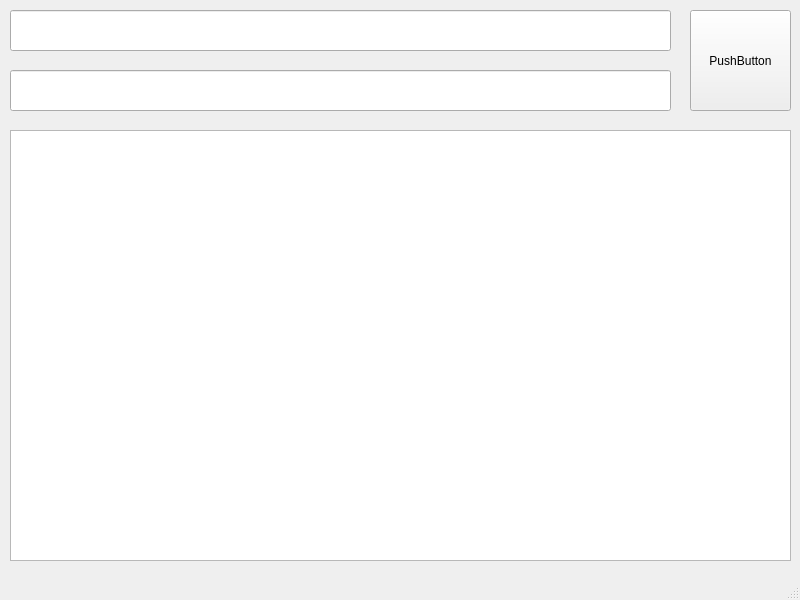
<?xml version="1.0" encoding="UTF-8"?>
<ui version="4.0">
 <class>MainWindow</class>
 <widget class="QMainWindow" name="MainWindow">
  <property name="geometry">
   <rect>
    <x>0</x>
    <y>0</y>
    <width>800</width>
    <height>600</height>
   </rect>
  </property>
  <property name="windowTitle">
   <string>MainWindow</string>
  </property>
  <widget class="QWidget" name="centralwidget">
   <widget class="QLineEdit" name="lineEdit">
    <property name="geometry">
     <rect>
      <x>10</x>
      <y>10</y>
      <width>661</width>
      <height>41</height>
     </rect>
    </property>
   </widget>
   <widget class="QLineEdit" name="lineEdit_2">
    <property name="geometry">
     <rect>
      <x>10</x>
      <y>70</y>
      <width>661</width>
      <height>41</height>
     </rect>
    </property>
   </widget>
   <widget class="QPushButton" name="pushButton">
    <property name="geometry">
     <rect>
      <x>690</x>
      <y>10</y>
      <width>101</width>
      <height>101</height>
     </rect>
    </property>
    <property name="text">
     <string>PushButton</string>
    </property>
   </widget>
   <widget class="QTextEdit" name="textEdit">
    <property name="geometry">
     <rect>
      <x>10</x>
      <y>130</y>
      <width>781</width>
      <height>431</height>
     </rect>
    </property>
   </widget>
  </widget>
  <widget class="QMenuBar" name="menubar">
   <property name="geometry">
    <rect>
     <x>0</x>
     <y>0</y>
     <width>800</width>
     <height>23</height>
    </rect>
   </property>
  </widget>
  <widget class="QStatusBar" name="statusbar"/>
 </widget>
 <resources/>
 <connections/>
</ui>
